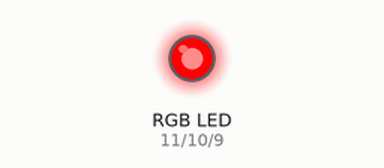
Recording of a sketch running on a simulated Arduino Uno, built with avr-gcc and run on an emulated ATmega328P. Shown: an RGB LED mixed from three pins (HIGH = lit).

Above: at 0.5 s.
At 2.5 s:
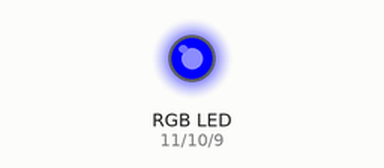
At 3.5 s:
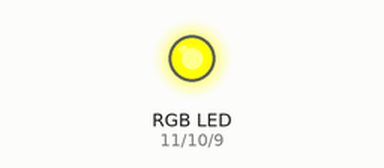
At 4.5 s:
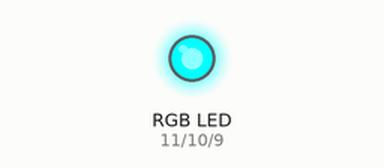
At 6.5 s:
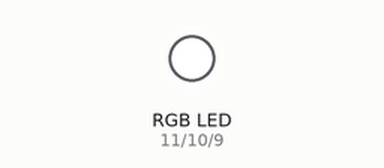
At 9.5 s:
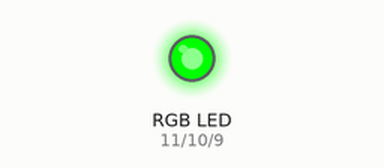
Timing chart, 0 to 10.4 s (numbered marks = the images above):
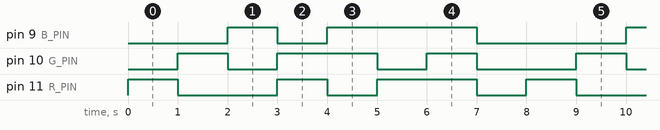

The sketch:

ch05_rgbled.ino
```cpp
#define R_PIN 11 // RGB LED的紅針腳
#define G_PIN 10 // RGB LED的綠針腳
#define B_PIN 9 // RGB LED的藍針腳

void setup() {
  pinMode(R_PIN, OUTPUT);
  pinMode(G_PIN, OUTPUT);
  pinMode(B_PIN, OUTPUT);
}
// 定義enum列舉型別代表顏色
typedef enum{
  C_RED,
  C_GREEN,
  C_BLUE,
  C_YELLOW,
  C_CYAN,
  C_MAGENTA,
  C_WHITE,
  C_BLACK,
  C_NUMBER,
} ColorEnum;
// 儲存RGB三原色的結構
typedef struct{
  boolean r; // red紅
  boolean g; // green綠
  boolean b; // blue藍
} ColorStruct;
ColorStruct colors[C_NUMBER] = {
  // 順序必須搭配之前ColorEnum裡定義的順序
  {HIGH, LOW, LOW}, // red紅
  {LOW, HIGH, LOW}, // green綠
  {LOW, LOW, HIGH}, // blue藍
  {HIGH, HIGH, LOW}, // yellow黃
  {LOW, HIGH, HIGH}, // cyan青
  {HIGH, LOW, HIGH}, // magenta洋紅
  {HIGH, HIGH, HIGH}, // white白
  {LOW, LOW, LOW}, // black黑
};

void loop() {
  int i;
  // 逐一顯示每種顏色
  for(i = C_RED; i < C_NUMBER; i++){
    digitalWrite(R_PIN, colors[i].r);
    digitalWrite(G_PIN, colors[i].g);
    digitalWrite(B_PIN, colors[i].b);
    delay(1000);
  }
}
```

Measured:
- by itself, pin 9 (B_PIN): repeats every 8.0 s: LOW 1.0 s, HIGH 3.0 s, LOW 3.0 s, HIGH 1.0 s
- by itself, pin 10 (G_PIN): repeats every 8.0 s: LOW 1.0 s, HIGH 2.0 s, LOW 1.0 s, HIGH 1.0 s, LOW 2.0 s, HIGH 1.0 s
- by itself, pin 11 (R_PIN): repeats every 8.0 s: LOW 2.0 s, HIGH 1.0 s, LOW 1.0 s, HIGH 2.0 s, LOW 1.0 s, HIGH 1.0 s
